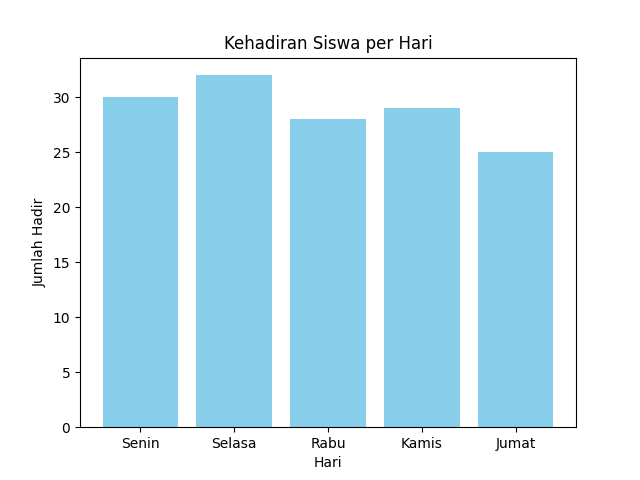

Source code (Python):
import matplotlib.pyplot as plt

hari = ['Senin', 'Selasa', 'Rabu', 'Kamis', 'Jumat']
hadir = [30, 32, 28, 29, 25]

plt.bar (hari, hadir, color='skyblue')
plt.title("Kehadiran Siswa per Hari")
plt.xlabel("Hari")
plt.ylabel("Jumlah Hadir")

plt.savefig("Tugas3.png")
plt.show()
